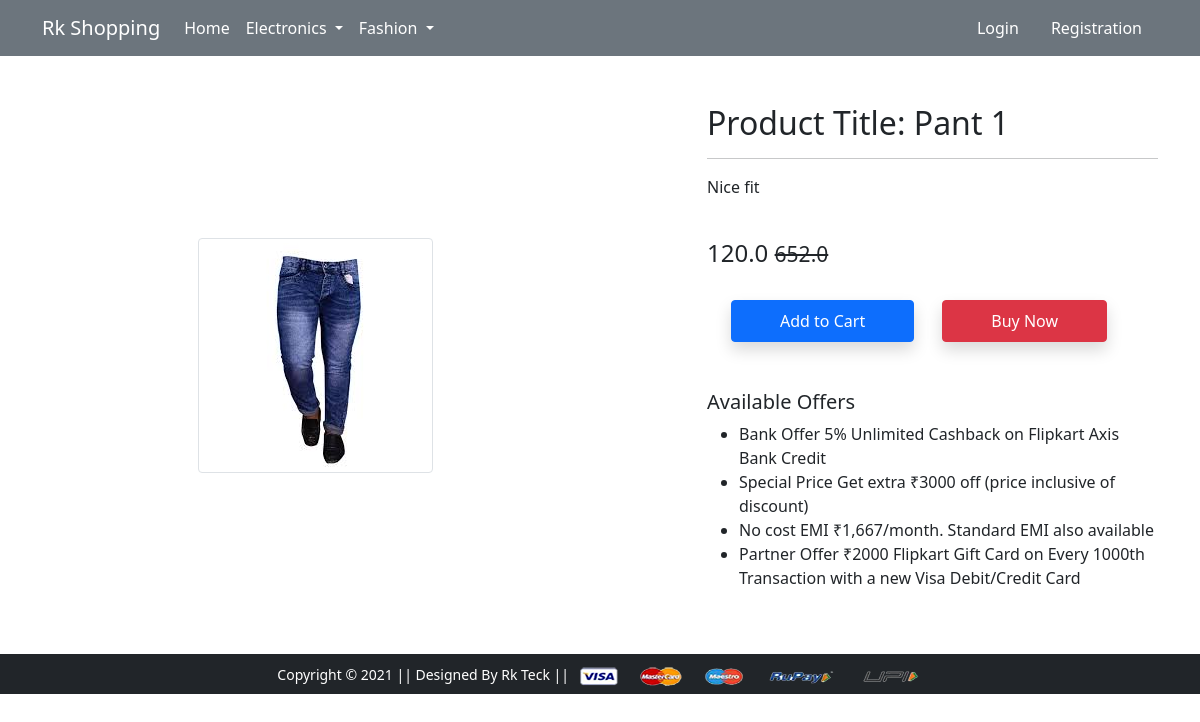
Page /product-detail/3 on the committed database.
### app/models.py (models this page shows, shortened)
class Product(models.Model):
    title = models.CharField(max_length=220)
    selling_price = models.FloatField()
    discounted_price = models.FloatField()
    description = models.TextField(max_length=220)
    brand = models.CharField(max_length=220)
    category = models.CharField(choices=CATEGORY_CHOICES,max_length=220)
    product_image = models.ImageField(upload_to='producting')

### app/views.py (the view)
# urls.py: path('product-detail/<int:pk>', views.ProductDetailView.as_view(), name='product-detail'),
class ProductDetailView(View):
    def get(self,request, pk):
        totalitem = 0
        product = Product.objects.get(pk=pk)
        item_already_in_cart = False
        if request.user.is_authenticated:
            totalitem = len(Cart.objects.filter(user=request.user))
            item_already_in_cart = Cart.objects.filter(Q(product=product.id) & Q(user=request.user)).exists()
        return render(request, 'app/productdetail.html',
        {'product':product,'item_already_in_cart':item_already_in_cart,'totalitem':totalitem})

### app/templates/app/productdetail.html (shortened to what this page needs)
{% extends 'app/base.html' %}
{% load static %}
{% block main-content %}
<div class="container my-5">
 <div class="row">
  <div class="col-sm-6 text-center align-self-center">
   <img src="{{product.product_image.url}}" alt="" class="img-fluid img-thumbnail">
  </div>
  <div class="col-sm-5 offset-sm-1">
   <h2>Product Title: {{product.title}} 1</h2>
   <hr>
   <p>{{product.description}}</p> <br>
   <h4>{{product.discounted_price}} <small class="fw-light text-decoration-line-through">
        {{product.selling_price}}</small></h4> <br>
        {% if not request.user.is_authenticated%}
        <form action="/add-to-cart" class="d-inline">
          <button type="submit" class="btn btn-primary shadow px-5 py-2 ms-4">Add to Cart</button>
        </form>{% endif %}
   <a href="{% url 'checkout' %}" class="btn btn-danger shadow px-5 py-2 ms-4">Buy Now</a>
   <h5 class="mt-5">Available Offers</h5>
   <ul>
    <li>Bank Offer 5% Unlimited Cashback on Flipkart Axis Bank Credit</li>
    <li>Special Price Get extra ₹3000 off (price inclusive of discount)</li>
    <li>No cost EMI ₹1,667/month. Standard EMI also available</li>
    <li>Partner Offer ₹2000 Flipkart Gift Card on Every 1000th Transaction with a new Visa Debit/Credit Card</li>
   </ul>
  </div>
 </div>
</div>
{% endblock main-content %}

### rows in the picture
Product: product_image (picture), title "Pant", description "Nice fit", discounted_price "120.0", selling_price "652.0"
